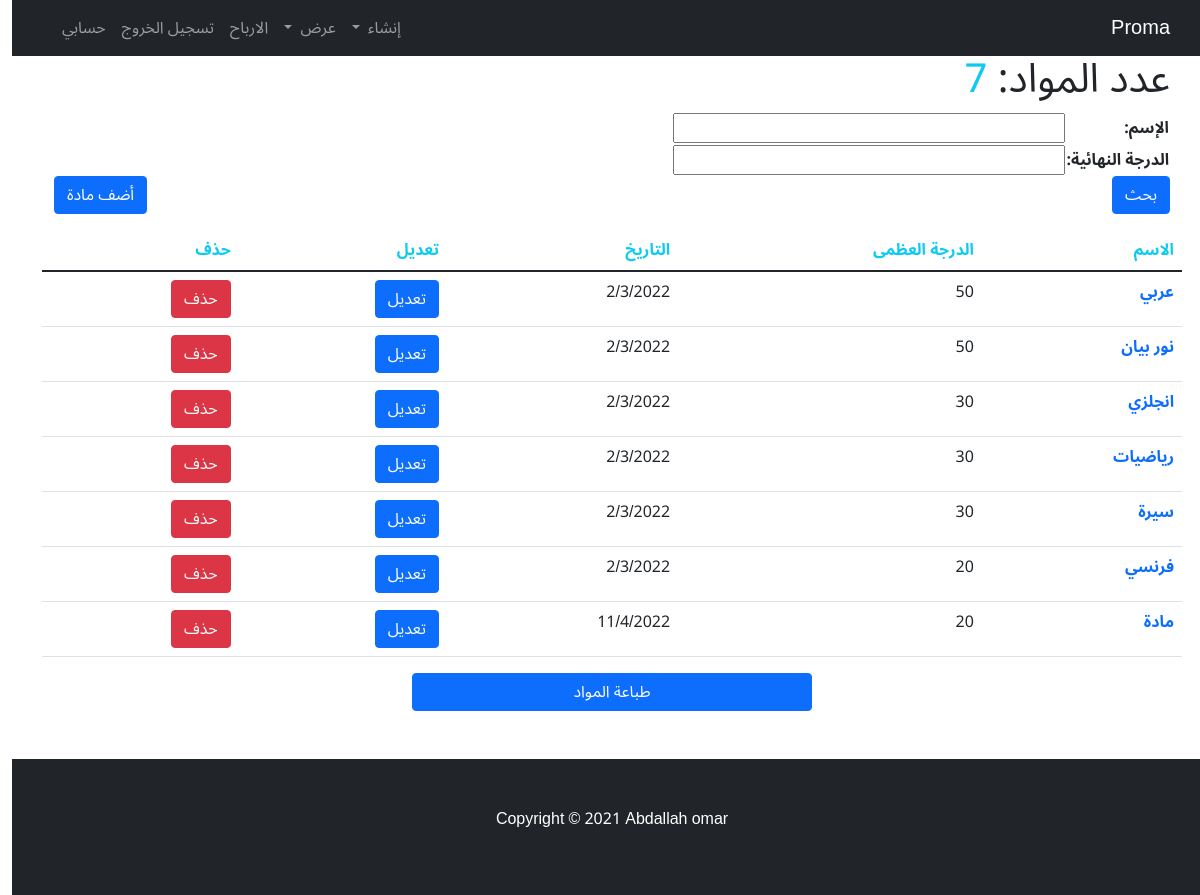
/subjects/ (signed in), run on the app's committed database.
### home_app/models.py (models this page shows)
class mawad(models.Model):
    user = models.ForeignKey(User, verbose_name=("المستخدم"), on_delete=models.CASCADE)
    name = models.CharField(max_length=50, verbose_name='اسم المادة')
    daraja = models.IntegerField(verbose_name='الدرجة النهائية')
    date = models.DateField(auto_now=True)
    def __str__(self):
        return self.name

### home_app/views.py (the view)
# urls.py: path('subjects/', subject, name="subjects"),
@login_required
def subject(request):
    mawads = mawad.objects.filter(user=request.user).order_by('date')
    filter = mawadFilter(request.GET, queryset=mawads)
    mawads = filter.qs
    paginator = Paginator(mawads,25)
    page_number = request.GET.get('page')
    page_pbj = paginator.get_page(page_number)
    return render(request, 'project/subjects.html', context ={'subjects':page_pbj,'filter':filter, 'count':mawad.objects.filter(user=request.user).count()})

### home_app/templates/project/subjects.html (shortened to what this page needs)
{% extends 'base.html' %}
{% block body %}
  <div class="container">
    <h1>عدد المواد: <span class="text-info">{{count}}</span></h1>
  </div>
  <div class="container">
    <div class="row">
      <form class="col-6">
        <table>{{filter.form.as_table}}</table>
            <button type="submit" class="btn btn-primary">بحث</button>
      </form>
      <div class="col-6 text-end align-self-end">
        <a href="{% url 'app:add_subject' %}" class="btn btn-primary">أضف مادة</a>
      </div>
    </div>
  </div>
    <table class="table container mt-3">
        <thead>
          <tr class="text-info">
            <th scope="col">الاسم</th>
            <th scope="col">الدرجة العظمى</th>
            <th scope="col">التاريخ</th>
            <th scope="col">تعديل</th>
            <th scope="col">حذف</th>
          </tr>
        </thead>
        <tbody>
          <tr>
            {% for subjects in subjects %}
            <th scope="row"><a href="{% url 'app:subject_detail' subjects.id %}">{{subjects}}</a></th>
            <td>{{subjects.daraja}}</td>
            <td>{{subjects.date|date:"j/n/Y"}}</td>
            <td><a href="{% url 'app:edit_subject' subjects.id %}" class="btn btn-primary">تعديل</a></td>
            <td><a href="{% url 'app:delete_subject'  subjects.id %}" class="btn btn-danger">حذف</a></td>
          </tr>
        {% endfor %}
        </tbody>
      </table>
    <div class="row">
      <div class="col text-center">
        <button onclick="window.print();" class="btn btn-primary col-4">طباعة المواد</button>
      </div>
    </div>
{% endblock body %}

### home_app/templates/base.html (style rules this page uses)
* { font-family: 'Noto Sans Arabic', sans-serif; }
a { text-decoration: none; }

### data on the page
mawad: name "عربي", daraja "50", date "2/3/2022"
mawad: name "نور بيان", daraja "50", date "2/3/2022"
mawad: name "انجلزي", daraja "30", date "2/3/2022"
mawad: name "رياضيات", daraja "30", date "2/3/2022"
mawad: name "سيرة", daraja "30", date "2/3/2022"
mawad: name "فرنسي", daraja "20", date "2/3/2022"
mawad: name "مادة", daraja "20", date "11/4/2022"

### other printed values
{{ count }} "7"
